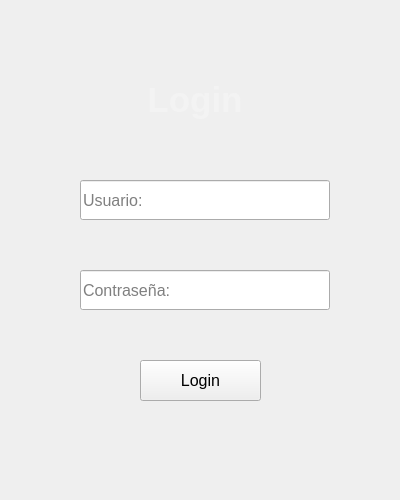
<?xml version="1.0" encoding="UTF-8"?>
<ui version="4.0">
 <class>Login</class>
 <widget class="QWidget" name="Login">
  <property name="geometry">
   <rect>
    <x>0</x>
    <y>0</y>
    <width>400</width>
    <height>500</height>
   </rect>
  </property>
  <property name="font">
   <font>
    <pointsize>12</pointsize>
   </font>
  </property>
  <property name="windowTitle">
   <string>Login</string>
  </property>
  <widget class="QLabel" name="label">
   <property name="geometry">
    <rect>
     <x>110</x>
     <y>60</y>
     <width>170</width>
     <height>80</height>
    </rect>
   </property>
   <property name="font">
    <font>
     <pointsize>26</pointsize>
     <weight>75</weight>
     <bold>true</bold>
    </font>
   </property>
   <property name="styleSheet">
    <string notr="true">
color: rgb(243, 243, 243);</string>
   </property>
   <property name="text">
    <string>Login</string>
   </property>
   <property name="alignment">
    <set>Qt::AlignCenter</set>
   </property>
  </widget>
  <widget class="QLineEdit" name="lineEdit">
   <property name="geometry">
    <rect>
     <x>80</x>
     <y>180</y>
     <width>250</width>
     <height>40</height>
    </rect>
   </property>
   <property name="placeholderText">
    <string>Usuario:</string>
   </property>
  </widget>
  <widget class="QLineEdit" name="lineEdit_2">
   <property name="geometry">
    <rect>
     <x>80</x>
     <y>270</y>
     <width>250</width>
     <height>40</height>
    </rect>
   </property>
   <property name="placeholderText">
    <string>Contraseña:</string>
   </property>
  </widget>
  <widget class="QPushButton" name="pushButton">
   <property name="geometry">
    <rect>
     <x>140</x>
     <y>360</y>
     <width>121</width>
     <height>41</height>
    </rect>
   </property>
   <property name="text">
    <string>Login</string>
   </property>
  </widget>
 </widget>
 <resources/>
 <connections/>
</ui>
